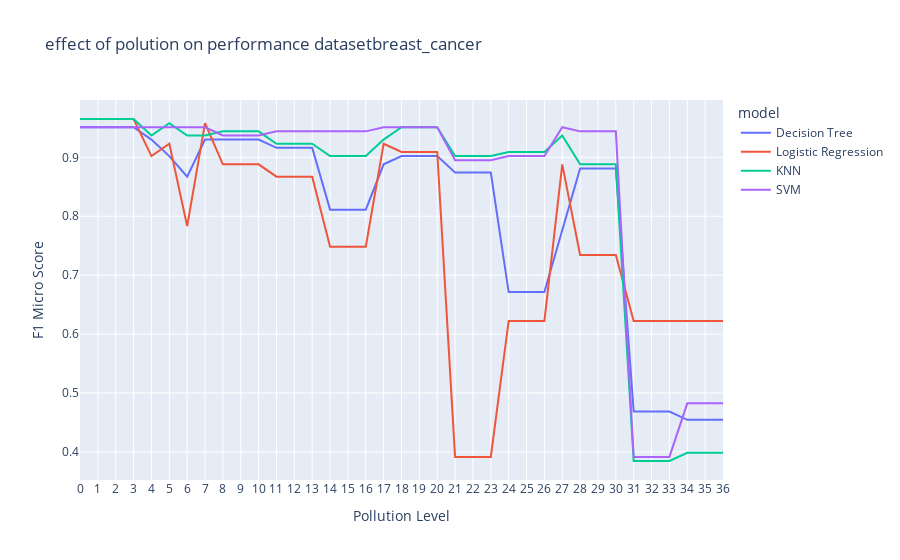
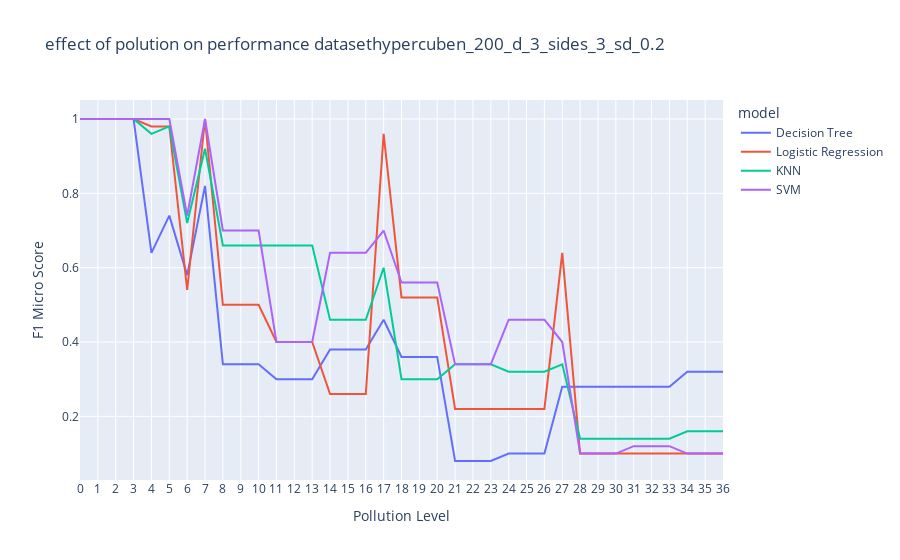
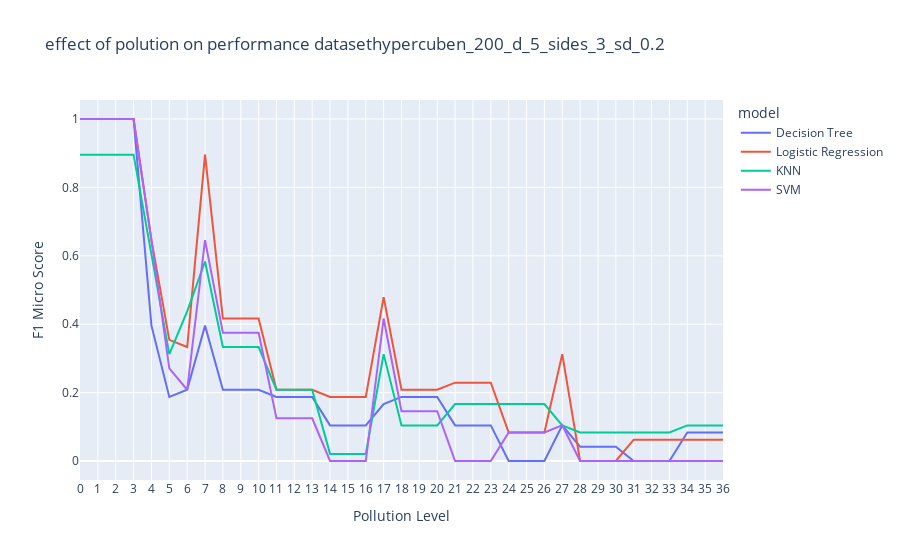
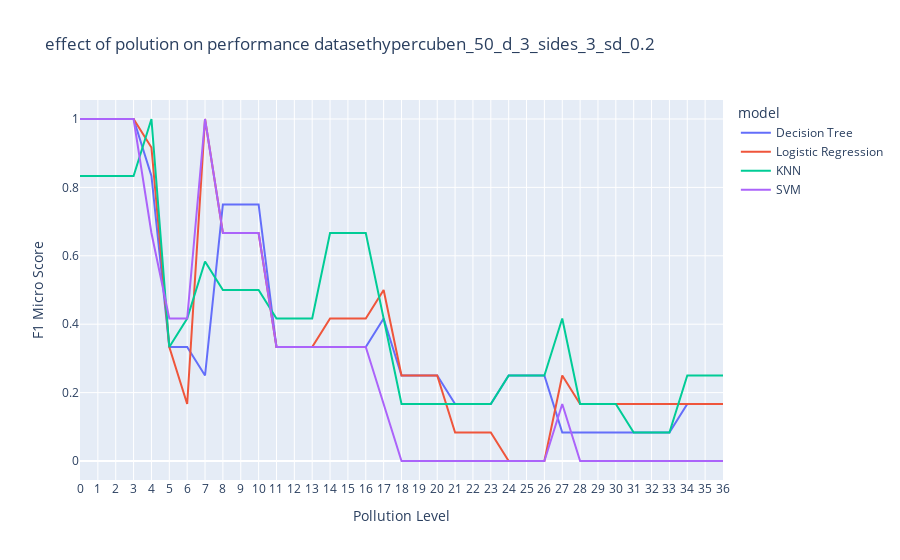

The cell these charts' notebook holds for them, in order:
### Code cell
import pandas as pd
import plotly.express as px

groups = df.groupby('dataset')

for dataset, param in groups:
    param = sort_df(param)
    
    fig = px.line(param, x="pollution", y="f1_micro", color='model', title='effect of polution on performance dataset '+param.dataset.iloc[0])
    
    # Add labels and ticks for the x-axis
    fig.update_layout(xaxis=dict(title='Pollution Level', tickvals=list(range(38)), ticktext=list(range(38))))
    
    # Add label for the y-axis
    fig.update_layout(yaxis=dict(title='F1 Micro Score'))
    
    fig.show()
